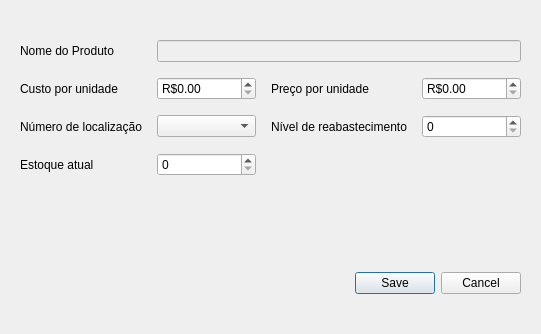
<?xml version="1.0" encoding="UTF-8"?>
<ui version="4.0">
 <class>Dialog</class>
 <widget class="QDialog" name="Dialog">
  <property name="geometry">
   <rect>
    <x>0</x>
    <y>0</y>
    <width>536</width>
    <height>334</height>
   </rect>
  </property>
  <property name="windowTitle">
   <string>Atualizar produto</string>
  </property>
  <property name="windowIcon">
   <iconset>
    <normaloff>icon/update-1.svg</normaloff>icon/update-1.svg</iconset>
  </property>
  <layout class="QGridLayout" name="gridLayout">
   <property name="leftMargin">
    <number>20</number>
   </property>
   <property name="topMargin">
    <number>40</number>
   </property>
   <property name="rightMargin">
    <number>20</number>
   </property>
   <property name="bottomMargin">
    <number>40</number>
   </property>
   <property name="spacing">
    <number>15</number>
   </property>
   <item row="0" column="0">
    <widget class="QLabel" name="label">
     <property name="text">
      <string>Nome do Produto</string>
     </property>
    </widget>
   </item>
   <item row="0" column="1" colspan="4">
    <widget class="QLineEdit" name="lineEdit">
     <property name="enabled">
      <bool>false</bool>
     </property>
    </widget>
   </item>
   <item row="1" column="0">
    <widget class="QLabel" name="label_2">
     <property name="text">
      <string>Custo por unidade</string>
     </property>
    </widget>
   </item>
   <item row="1" column="1" colspan="2">
    <widget class="QDoubleSpinBox" name="doubleSpinBox">
     <property name="prefix">
      <string>R$</string>
     </property>
     <property name="suffix">
      <string/>
     </property>
     <property name="maximum">
      <double>999999999999999.000000000000000</double>
     </property>
    </widget>
   </item>
   <item row="1" column="3">
    <widget class="QLabel" name="label_5">
     <property name="text">
      <string>Preço por unidade</string>
     </property>
    </widget>
   </item>
   <item row="1" column="4">
    <widget class="QDoubleSpinBox" name="doubleSpinBox_2">
     <property name="prefix">
      <string>R$</string>
     </property>
     <property name="suffix">
      <string/>
     </property>
     <property name="maximum">
      <double>999999999999999.000000000000000</double>
     </property>
    </widget>
   </item>
   <item row="2" column="0">
    <widget class="QLabel" name="label_3">
     <property name="text">
      <string>Número de localização</string>
     </property>
    </widget>
   </item>
   <item row="2" column="1" colspan="2">
    <widget class="QComboBox" name="comboBox"/>
   </item>
   <item row="2" column="3">
    <widget class="QLabel" name="label_6">
     <property name="text">
      <string>Nível de reabastecimento</string>
     </property>
    </widget>
   </item>
   <item row="2" column="4">
    <widget class="QSpinBox" name="spinBox"/>
   </item>
   <item row="3" column="0">
    <widget class="QLabel" name="label_4">
     <property name="text">
      <string>Estoque atual</string>
     </property>
    </widget>
   </item>
   <item row="3" column="1" colspan="2">
    <widget class="QSpinBox" name="spinBox_2">
     <property name="maximum">
      <number>999999999</number>
     </property>
    </widget>
   </item>
   <item row="4" column="1">
    <spacer name="verticalSpacer">
     <property name="orientation">
      <enum>Qt::Vertical</enum>
     </property>
     <property name="sizeHint" stdset="0">
      <size>
       <width>20</width>
       <height>68</height>
      </size>
     </property>
    </spacer>
   </item>
   <item row="5" column="2" colspan="3">
    <widget class="QDialogButtonBox" name="buttonBox">
     <property name="orientation">
      <enum>Qt::Horizontal</enum>
     </property>
     <property name="standardButtons">
      <set>QDialogButtonBox::Cancel|QDialogButtonBox::Save</set>
     </property>
    </widget>
   </item>
  </layout>
 </widget>
 <resources/>
 <connections>
  <connection>
   <sender>buttonBox</sender>
   <signal>accepted()</signal>
   <receiver>Dialog</receiver>
   <slot>accept()</slot>
   <hints>
    <hint type="sourcelabel">
     <x>248</x>
     <y>254</y>
    </hint>
    <hint type="destinationlabel">
     <x>157</x>
     <y>274</y>
    </hint>
   </hints>
  </connection>
  <connection>
   <sender>buttonBox</sender>
   <signal>rejected()</signal>
   <receiver>Dialog</receiver>
   <slot>reject()</slot>
   <hints>
    <hint type="sourcelabel">
     <x>316</x>
     <y>260</y>
    </hint>
    <hint type="destinationlabel">
     <x>286</x>
     <y>274</y>
    </hint>
   </hints>
  </connection>
 </connections>
</ui>
